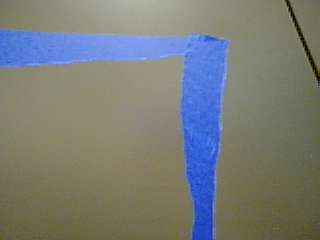
#> input picture line detection/leftTurn.png, 320 x 240 px
$ python actual-road.py   (Python 2 division)
#> lines starting #> are read from the running program, lines starting #| are printed output that depends on the picture
import Image, ImageDraw, ImageFont
import numpy as np

def processimage():
        start_off_set = 10
        im = Image.open('leftTurn.png') # open the Image file
#> im is the input picture: PIL image 320x240 RGB; mean R, G, B 120.6, 124.1, 119.9
        rgb_im = im.convert('RGB') #convert the image to RGB type
        width, height = rgb_im.size # get height and width of image
#> width = 320; height = 240
        pix=im.load()  # load all pixels of image in an list called "pix"
        print width, height
#| 320 240

        y=int (height-(height/4)) # Height 1 to start looking for line
#> y = 180
        r,g,b=pix[start_off_set,y]  # Get the RBG value at this height
#> r = 114; g = 110; b = 85
        averagecolorvalue=r+g+b # Use these values to initialize the average color value at this point
#> averagecolorvalue = 309
        roadstarted1=0 #variable used to store the starting point of line at height 1
        # We will loop through the width of image at height 1 and get the average color value
        pr=[]
        pg=[]
        pb=[]
        for x in range (start_off_set,width):
             r,g,b= pix[x,y] # rbg value of pixel
             pr.append(r)
             pg.append(g)
             pb.append(b)
#> this loop made 310 passes
#> (r, g, b) on passes 1 to 3: (114, 110, 85), (117, 113, 88), (116, 111, 91)
#> after the loop, pb = 310 values, max 223 at index 189, min 65 at index 273, mean 99.85; pg = 310 values, max 134 at index 129, min 77 at index 191, mean 113.3; pr = 310 values, max 141 at index 129, min 33 at index 191, mean 114.1

        Ar = np.mean(pr)
#> Ar = 114.1
        Ag = np.mean(pg)
#> Ag = 113.3
        Ab = np.mean(pb)
#> Ab = 99.85

        # we will loop through the width again this time searching for start of line
        for x in range (start_off_set,width):
             # We will extract r,g,b values of pixels at x, y to x,y+10
             prgb=[]
             for i in range(0, 10):
                 prgb.append(pix[x,y+i])
             Cr = np.mean(prgb[0])
             Cg = np.mean(prgb[1])
             Cb = np.mean(prgb[2])

             diff = (abs(Cr - Ar) + abs(Cg-Ag) + abs(Cb - Ab))
             # First condition for line detection
             if (diff > 100 ):
                 #when in this if statement we will perfrom another check
                 #This time we will extract r,g,b values of pixels from x,y to x+10, y
                 prgb = []
                 for i in range(0, 10):
                     prgb.append(pix[x+i,y])

                 Cr = np.mean(prgb[0])
                 Cg = np.mean(prgb[1])
                 Cb = np.mean(prgb[2])
                 diff = (abs(Cr - Ar) + abs(Cg-Ag) + abs(Cb - Ab))
                 #Second condition for line detection
                 if (diff > 100 ):
                         #If this condition is true, we have detected a line
                         roadstarted1=x # store the x value of line
                         break # Break out of loop
#> this loop made 310 passes
#> after the loop, roadstarted1 = 0
        # We will now draw a red cricle at the point where we have deteced a line
        draw = ImageDraw.Draw(im)
        # The circle will help us manually verify our algorithum
        draw.ellipse((roadstarted1, y, roadstarted1+10, y+10), fill=(255, 0, 0)) # Draw a circle
        im.save("output.jpg","JPEG") #Save the changes to circile in a new image file
        # Now we will repeat the whole process at a different height 2
        # We will not calculate the average again but use the average calculated above
        y=int (height-(height*(0.75)))
#> y = 60
        roadstarted2=0
        for x in range (start_off_set,width):
             prgb =[]
             # We will extract r,g,b values of pixels at x, y to x,y+10
             for i in range(0, 10):
                prgb.append(pix[x,y+i])

             Cr = np.mean(prgb[0])
             Cg = np.mean(prgb[1])
             Cb = np.mean(prgb[2])

             diff = (abs(Cr - Ar) + abs(Cg-Ag) + abs(Cb - Ab))
             if (diff > 100 ):
                #when in this if statement we will perfrom another check
                 #This time we will extract r,g,b values of pixels from x,y to x+10, y
                 prgb = []
                 for i in range(0, 10):
                     prgb.append(pix[x+i,y])

                 Cr = np.mean(prgb[0])
                 Cg = np.mean(prgb[1])
                 Cb = np.mean(prgb[2])
                 diff = (abs(Cr - Ar) + abs(Cg-Ag) + abs(Cb - Ab))
                 #Second condition for line detection
                 if (diff > 100 ):
                         #If this condition is true, we have detected a line
                         roadstarted2=x # store the x value of line
                         break # Break out of loop
#> this loop made 13 passes
#> after the loop, roadstarted2 = 22
        # We will now draw a red cricle at the point where we have deteced a line

        draw = ImageDraw.Draw(im)
        draw.ellipse((roadstarted2, y, roadstarted2+10, y+10), fill=(255, 0, 0)) # Draw a circle
        im.save("output.jpg","JPEG")
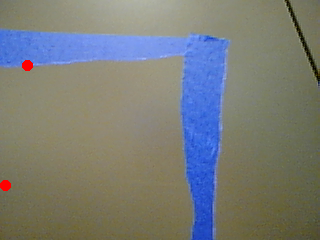
#> saved as output.jpg: PIL image 320x240 RGB; mean R, G, B 121, 123.8, 119.6

        # logic to see if line is turning right
        if ( roadstarted2 >= roadstarted1 +20):
               print "turn right"
               draw.text( (width/2,height/2), "Turn Right")
               im.save("output.jpg","JPEG")
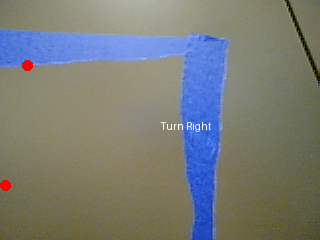
#> saved as output.jpg: PIL image 320x240 RGB; mean R, G, B 121.2, 124, 119.7
           #logic to see if line is turning left
        else:
                if ( roadstarted2 < roadstarted1 -20):
                   draw.text( (width/2,height/2), "Turn Left", )
                   im.save("output.jpg","JPEG")
                   print "turn left"
               #logic to see if line straight
                #if ( roadstarted2 + 19 > roadstarted1 > roadstarted2 - 20 ):
                else:
                       draw.text( (width/2,height/2), "Go Straight", )
                       im.save("output.jpg","JPEG")
                       print "go straight"
processimage()

$ run again, with line detection/ourpic.png copied over line detection/leftTurn.png
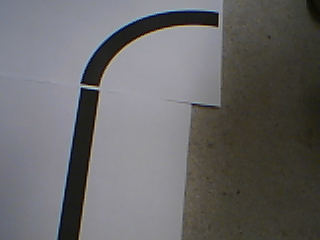
#> input picture line detection/ourpic.png, 320 x 240 px
#> in processimage, im is the input picture: PIL image 320x240 RGB; mean R, G, B 104.1, 103.5, 104.1
#| 320 240
#> in processimage, `r,g,b=pix[start_off_set,y]`: r = 113; g = 115; b = 121
#> averagecolorvalue = 349
#> the loop in processimage, `for x in range (start_off_set,width):` made 310 passes
#> (r, g, b) on passes 1 to 3: (113, 115, 121), (114, 116, 122), (116, 116, 120)
#> after the loop in processimage, `for x in range (start_off_set,width):`: pb = 310 values, max 187 at index 55, min 0 at index 75, mean 96.04; pg = 310 values, max 164 at index 55, min 3 at index 75, mean 97.84; pr = 310 values, max 174 at index 77, min 0 at index 57, mean 99.03
#> Ar = 99.03
#> Ag = 97.84
#> Ab = 96.04
#> the loop in processimage, `for x in range (start_off_set,width):` made 31 passes
#> after the loop in processimage, `for x in range (start_off_set,width):`: roadstarted1 = 40
#> the loop in processimage, `for x in range (start_off_set,width):` made 1 pass
#> after the loop in processimage, `for x in range (start_off_set,width):`: roadstarted2 = 10
#> in processimage, `im.save("output.jpg","JPEG")`:
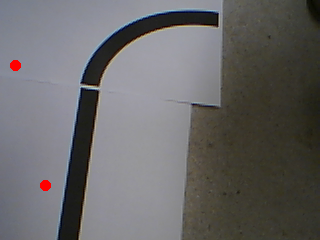
#> saved as output.jpg: PIL image 320x240 RGB; mean R, G, B 104.4, 103.1, 103.7
#> in processimage, `im.save("output.jpg","JPEG")`:
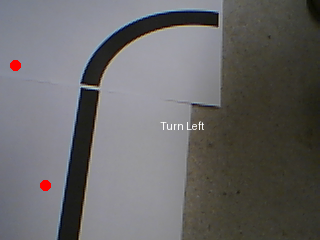
#> saved as output.jpg: PIL image 320x240 RGB; mean R, G, B 104.6, 103.3, 103.9

$ run again, with line detection/pic3.png copied over line detection/leftTurn.png
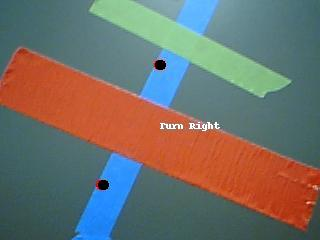
#> input picture line detection/pic3.png, 320 x 240 px
#> in processimage, im is the input picture: PIL image 320x240 RGB; mean R, G, B 113.2, 112.1, 105.9
#| 320 240
#> in processimage, `r,g,b=pix[start_off_set,y]`: r = 59; g = 89; b = 91
#> averagecolorvalue = 239
#> the loop in processimage, `for x in range (start_off_set,width):` made 310 passes
#> (r, g, b) on passes 1 to 3: (59, 89, 91), (60, 90, 92), (62, 91, 95)
#> after the loop in processimage, `for x in range (start_off_set,width):`: pb = 310 values, max 255 at index 100, min 9 at index 304, mean 85.76; pg = 310 values, max 161 at index 98, min 0 at index 91, mean 91.39; pr = 310 values, max 214 at index 191, min 0 at index 92, mean 123.6
#> Ar = 123.6
#> Ag = 91.39
#> Ab = 85.76
#> the loop in processimage, `for x in range (start_off_set,width):` made 90 passes
#> after the loop in processimage, `for x in range (start_off_set,width):`: roadstarted1 = 99
#> the loop in processimage, `for x in range (start_off_set,width):` made 144 passes
#> after the loop in processimage, `for x in range (start_off_set,width):`: roadstarted2 = 153
#> in processimage, `im.save("output.jpg","JPEG")`:
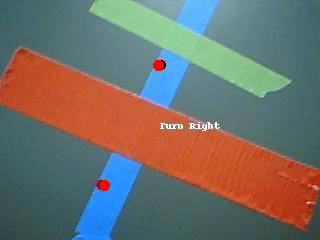
#> saved as output.jpg: PIL image 320x240 RGB; mean R, G, B 113.8, 112, 105.8
